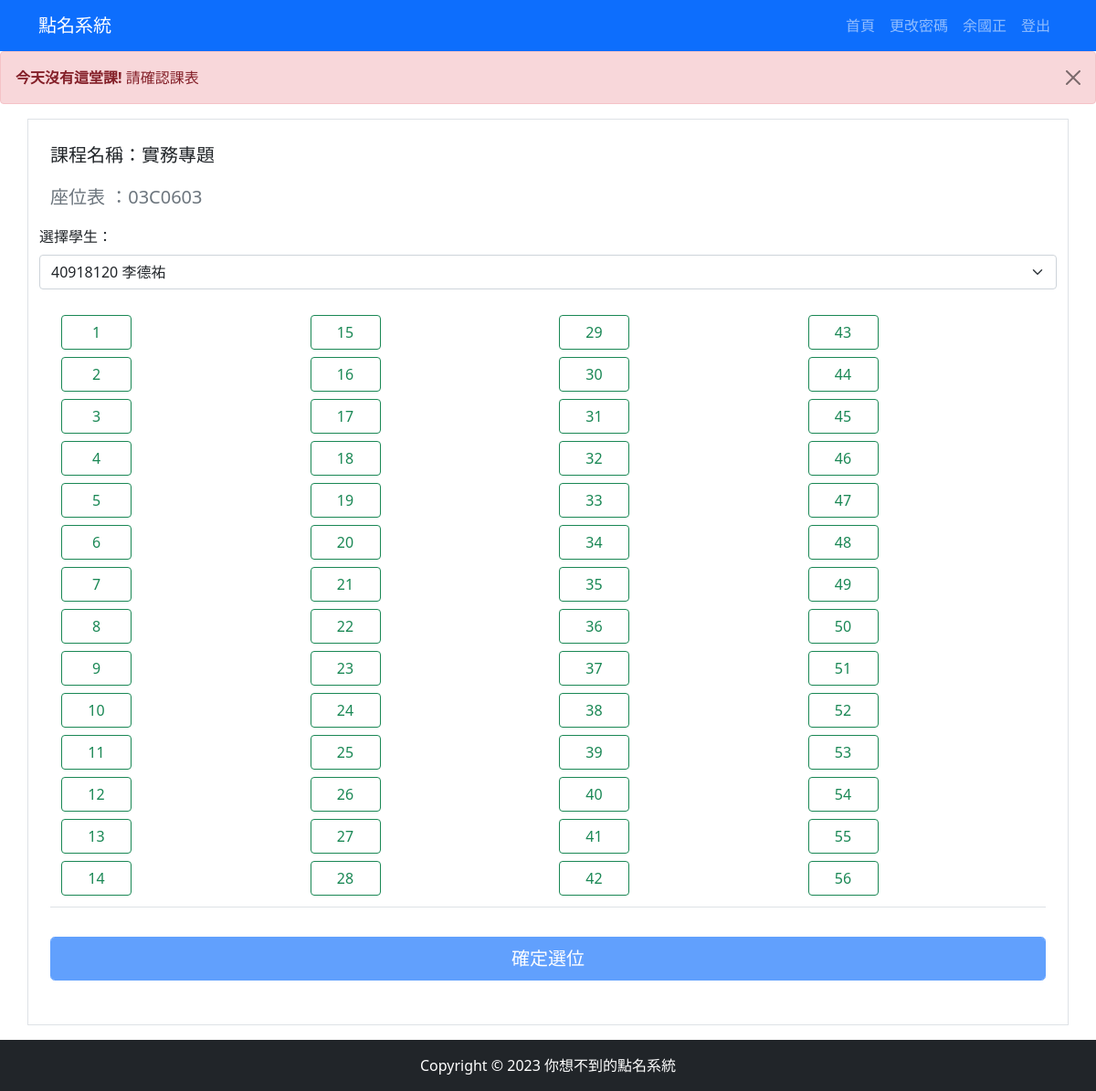
The page /course/實務專題/ (signed in) on the database its author committed.
### loginapp/models.py (models this page shows, shortened)
class Teacher(models.Model):
    teacher_key = models.CharField(max_length=20, primary_key=True, verbose_name='教師代碼')
    password = models.CharField(max_length=128, default="123", verbose_name='密碼')
    teacher_name = models.CharField(max_length=4, verbose_name='姓名')
    job_title = models.CharField(max_length=5, verbose_name='職稱')
    teacher_email = models.EmailField(default="12346", max_length=254, verbose_name='email')
    phone = models.CharField(max_length=20, verbose_name='電話')
    seat = models.CharField(max_length=20, verbose_name='研究室位置')
    is_student = models.BooleanField(default=False)
    is_teacher = models.BooleanField(default=True)
    def __str__(self):
        return self.teacher_name
    class Meta:
        verbose_name = '老師'
        verbose_name_plural = '老師列表'

class Course(models.Model):
    course_key = models.CharField(
        max_length=20, primary_key=True, default="", verbose_name="課程代碼")  # 課程代碼
    teacher_key = models.ForeignKey(
        Teacher, on_delete=models.CASCADE, verbose_name="教師代碼")  # 教師代碼
    course_name = models.CharField(max_length=20, verbose_name="課程名稱")  # 課程名稱
    department = models.CharField(max_length=20, verbose_name="科系")  # 科系
    course_grade = models.CharField(max_length=20, verbose_name="年級")  # 年級
    course_className = models.CharField(max_length=20, verbose_name="班別")  # 班別
    classroom = models.ForeignKey(
        Classroom, on_delete=models.CASCADE, verbose_name="教室代碼")  # 教室代碼
    seat = models.IntegerField(default=0, verbose_name="座位")  # 座位
    DAY_CHOICES = [
        (1, '星期一'),
        (2, '星期二'),
        (3, '星期三'),
        (4, '星期四'),
        (5, '星期五'),
        (6, '星期六'),
        (7, '星期天'),
    ]
    day_of_week = models.IntegerField(choices=DAY_CHOICES, default=1)
    class_time = models.TimeField(null=True, blank=True)  # 上課時間，默认为null，可以为空
    def __str__(self):
        return self.course_name
    class Meta:
        verbose_name = '課程'
        verbose_name_plural = '課程列表'

class Classroom(models.Model):
    classroom_key = models.CharField(max_length=20, primary_key=True, verbose_name='教室代碼')
    seat = models.IntegerField(default=0, verbose_name='座位')
    class Meta:
        verbose_name = '教室'
        verbose_name_plural = '教室列表'

### loginapp/views.py (the view, shortened to what this page needs)
# urls.py: path('course/<str:subject>/', views.course, name='course'),
def course(request, subject):
    username = request.session.get('username')
    position = request.session.get('position')
    current_time = datetime.now()
    if position == 'student':
        course_selection = Course_Selection.objects.filter(studentID=username)
        username2 = Student.objects.get(studentID=username)
    else:
        course = Course.objects.filter(teacher_key=username)
        username2 = Teacher.objects.get(teacher_key=username)
    seats_per_column = [57, 54, 50, 40, 30, 20, 10]
    print('username:', username2)
    print(subject)
    try:
        course = Course.objects.get(course_name=subject)
        courses = Course.objects.filter(course_name=subject)
        students = Course_Selection.objects.filter(
            course_key=course).values_list('studentID__studentID', 'studentID__name')
        print('學生:', students)
        classroom = course.classroom.classroom_key
        print('classroom:', classroom, type(classroom))
        print(course)
        print(courses.values_list()[0][0])
        cid = courses.values_list()[0][0]
        msg = "None"
        weeks_passed = calculate_week_number(current_time)
        print(weeks_passed)
        try:
            course_seat = Course_seat.objects.filter(
                course_id=cid, week_number=weeks_passed)
            print(course_seat)
        except Exception as e:
            print(e)
        seat_dict = {}
        username_dict = {}
        for i in range(1, course.classroom.seat + 1):
            seat_dict[str(i)] = 0
        for i in course_seat:
            seat_dict[str(i.number)] = i.student
        week = course.day_of_week
        print("星期:", week)
        current_day_of_week = current_time.weekday() + 1
        week_same = week == current_day_of_week
        print(week_same)
        if week_same == True:
            class_datetime = datetime.combine(
                datetime.today(), course.class_time)
            if position != 'teacher':
                if not (class_datetime - timedelta(minutes=10) < current_time < class_datetime + timedelta(minutes=10)):
                    msg = "選位時間未到/已過"
                    return render_course_template(request, subject, seat_dict, course, course_seat, username2, msg, seats_per_column, classroom, position, students)
        else:
            msg = "今天沒有這堂課"
            return render_course_template(request, subject, seat_dict, course, course_seat, username2, msg, seats_per_column, classroom, position, students)
    except Course.DoesNotExist:
        return render(request, "course_not_found.html", {"subject": subject})

### loginapp/views.py (called while the page is built)
def render_course_template(request, subject, seat_dict, course, course_seat, username2, msg=None, seats_per_column=None, classroom=None, position=None, students=None):
    return render(request, 'course.html', {
        "subject": subject,
        "seat": seat_dict,
        "course": course,
        "course_seat": course_seat,
        "username2": username2,
        "message": msg,
        "seats_per_column": seats_per_column,
        "classroom": classroom,
        "position": position,
        "students": students,
    })

def calculate_week_number(current_time):
    first_week_start_time = datetime(2023, 9, 10)
    weeks_passed = (current_time - first_week_start_time).days // 7 + 1
    return weeks_passed

### templates/course.html (shortened to what this page needs)
{% extends 'base.html' %}
{% block content %}
    {% if message == 'alert' %}
        <div class="alert alert-warning alert-dismissible fade show" role="alert">
            <strong>已選位!</strong> 請刪除選位後，再進行選擇
            <button type="button" class="btn-close" data-bs-dismiss="alert" aria-label="Close"></button>
        </div>
    {% elif message == 'tt' %}
        <div class="alert alert-danger alert-dismissible fade show" role="alert">
            <strong>請選位!</strong> 請選則座位後，再按確定選位
            <button type="button" class="btn-close" data-bs-dismiss="alert" aria-label="Close"></button>
        </div>
    {% elif message == '選位時間未到/已過' %}
        <div class="alert alert-danger alert-dismissible fade show" role="alert">
            <strong>選位時間未到/已過!</strong> 請確認課表
            <button type="button" class="btn-close" data-bs-dismiss="alert" aria-label="Close"></button>
        </div>
    {% elif message == '今天沒有這堂課' %}
        <div class="alert alert-danger alert-dismissible fade show" role="alert">
            <strong>今天沒有這堂課!</strong> 請確認課表
            <button type="button" class="btn-close" data-bs-dismiss="alert" aria-label="Close"></button>
        </div>
    {% endif %}
    <div class="container border">
        <div class="col-sm-12">
          <div class="container mt-4">
            <p class="fs-5">課程名稱：{{subject}}</p>
            <p class="fs-5 text-muted">座位表 ：{{classroom}}</p>
        </div>
            <div class="clearfix">
                <div class="col-12">
                    <form action="{% url 'course' subject=subject %}" class="mb-5" method="post">
                        {% if position == 'teacher' %}
                            <label for="selected_student" class="form-label">選擇學生：</label>
                            <select class="form-select" name="selected_student" id="selected_student">
                                {% for student in students %}
                                    <option value="{{ student }}">{{ student.0 }} {{ student.1 }}</option>
                                {% endfor %}
                            </select>
                        {% endif %}
                        <div class="container">
                            <div class="col-12">
                                <div class="table-responsive mt-3">
                                    {% if classroom == '03C0701' %}
                                        <div>
                                            <table class="table">
                                                {% for key, value in seat.items %}
                                                    {% if key != '0' %}
                                                        {% if forloop.counter0|divisibleby:10 and not forloop.first %}
                                                            </tr><tr>
                                                        {% endif %}
                                                        <td>
                                                            <div class="col-md-12 ">
                                                                {% if value == 0 %}
                                                                    <input value="{{ key }}" type="radio" class="btn-check"
                                                                        name="number" id="success-outlined-{{ key }}"
                                                                        autocomplete="off">
                                                                    <label style="width: 77px;" class="btn btn-outline-success m-1"
                                                                        for="success-outlined-{{ key }}">{{ key }}</label>
                                                                {% elif value != 0 %}
                                                                    <input value="{{ key }}" type="radio" class="btn-check"
                                                                        name="number" id="success-outlined-{{ key }}"
                                                                        autocomplete="off" disabled>
                                                                    <label style="width: 77px;" class="btn btn-success m-1"
                                                                        for="success-outlined-{{ key }}">{{ value }}</label>
                                                                {% endif %}
                                                            </div>
                                                        </td>
                                                        {% if forloop.counter in seats_per_column %}
                                                            </tr><tr>
                                                        {% endif %}
                                                    {% endif %}
                                                {% endfor %}
                                            </table>
                                        </div>
                                    {% elif message == '03C0602' or '03C0603' %}
                                        <table class="table">
                                            <tr>
                                                <td>
                                                    <div class="button-container">
                                                        {% for key, value in seat.items %}
                                                            {% if key != '0' %}
                                                                {% if forloop.counter0|divisibleby:14 and not forloop.first %}
                                                                    </div></td><td><div class="button-container">
                                                                {% endif %}
                                                                <div class="button">
                                                                    {% if value == 0 %}
                                                                        <label style="width: 77px;" class="btn btn-outline-success m-1"
                                                                            for="success-outlined-{{ key }}">{{ key }}</label>
                                                                    {% elif value != 0 %}
                                                                        <input value="{{ key }}" type="radio" class="btn-check"
                                                                            name="number" id="success-outlined-{{ key }}"
                                                                            autocomplete="off" disabled>
                                                                        <label style="width: 77px;" class="btn btn-success m-1"
                                                                            for="success-outlined-{{ key }}">{{ value }}</label>
                                                                    {% endif %}
                                                                </div>
                                                            {% endif %}
                                                        {% endfor %}
                                                    </div>
                                                </td>
                                            </tr>
                                        </table>
                                    {% endif %}
                                </div>
                                <div class="mt-3">
                                    {% if message == 'None' or  position == 'teacher' %}
                                        {% if message == '今天沒有這堂課' %}
                                            <input class="form-control btn btn-lg btn-primary" type="submit" value="確定選位" disabled>
                                        {% else %}
                                            <input class="form-control btn btn-lg btn-primary" type="submit" value="確定選位">
                                        {% endif %}
                                    {% else %}
                                        {% if message == 'alert' or message == 'tt' %}
                                            <input class="form-control btn btn-lg btn-primary" type="submit" value="確定選位" >
                                        {% else %}
                                            <input class="form-control btn btn-lg btn-primary" type="submit" value="確定選位" disabled>
                                        {% endif %}
                                    {% endif %}
                                </div>
                            </div>
                        </div>
                    </form>
                </div>
            </div>
        </div>
    </div>
{% endblock content %}

### templates/base.html (shortened to what this page needs)
<!doctype html>
{% load static %}
<html lang="en">
    <head>
        <link href="https://cdn.jsdelivr.net/npm/bootstrap@5.1.1/dist/css/bootstrap.min.css" rel="stylesheet"
>
    </head>
    <body>
        <nav class="navbar navbar-expand-lg navbar-dark bg-primary">
            <div class="container">
                <a class="navbar-brand" href="">點名系統</a>
                <div>
                    <ul class="navbar-nav">
                        <li class="nav-item">
                            <a class="nav-link" href="/index/">首頁</a>
                        </li>
                        <li class="nav-item">
                            <a class="nav-link" href="/change-password/">更改密碼</a>
                        </li>
                        {% if request.session.username %}
                        <li class="nav-item ">
                            <a class="nav-link" href="/index/">{{ username2 }}</a>
                        </li>
                        {% else %}
                        <li class="nav-item">
                            <a class="nav-link" href="/login/">登入</a>
                        </li>
                        {% endif %}
                        <li class="nav-item">
                            <a class="nav-link" href="/logout">登出</a>
                        </li>
                    </ul>
                </div>
            </div>
         </nav>
        {% block content %}{% endblock  %}
        <div>
           <br><br><br>
        </div>
        <footer class="py-3 bg-dark fixed-bottom">
           <div class="container">
               <p class="m-0 text-center text-white">Copyright &copy; 2023 你想不到的點名系統 </p>
           </div>
        </footer>
    </body>
</html>

### templates/course.html (style rules this page uses)
.table-responsive { width: 100%; margin-bottom: 0; }
.container { height: 100%; width: 100%; }

### rows shown on the page
Teacher: teacher_name "余國正"
Course: course_name "實務專題"
Classroom: classroom_key "03C0603"

### other values the page prints
{{ key }} "1" "2" "3" "4" "5" "6" "7" "8" "9" "10" "11" "12" "13" "14" "15" "16" "17" "18" "19" "20" "21" "22" "23" "24" "25" "26" "27" "28" "29" "30" "31" "32" "33" "34" "35" "36" "37" "38" "39" "40" "41" "42" "43" "44" "45" "46" "47" "48" "49" "50" "51" "52" "53" "54" "55" "56"
form field selected_student "40918120 李德祐"
